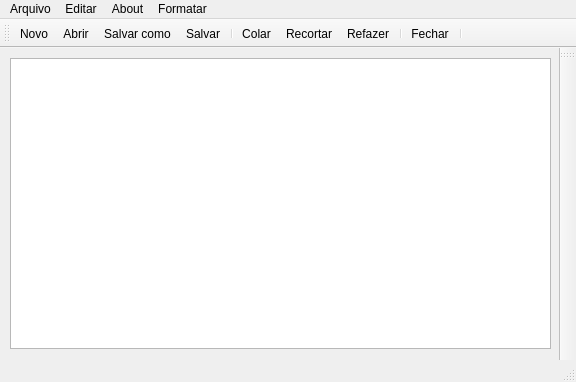
<?xml version="1.0" encoding="UTF-8"?>
<ui version="4.0">
 <class>MainWindow</class>
 <widget class="QMainWindow" name="MainWindow">
  <property name="geometry">
   <rect>
    <x>0</x>
    <y>0</y>
    <width>576</width>
    <height>382</height>
   </rect>
  </property>
  <property name="windowTitle">
   <string>MainWindow</string>
  </property>
  <widget class="QWidget" name="centralwidget">
   <widget class="QTextEdit" name="textEdit">
    <property name="geometry">
     <rect>
      <x>10</x>
      <y>10</y>
      <width>541</width>
      <height>291</height>
     </rect>
    </property>
   </widget>
  </widget>
  <widget class="QMenuBar" name="menubar">
   <property name="geometry">
    <rect>
     <x>0</x>
     <y>0</y>
     <width>576</width>
     <height>22</height>
    </rect>
   </property>
   <widget class="QMenu" name="menuArquivo">
    <property name="title">
     <string>Arquivo</string>
    </property>
    <addaction name="actionNovo"/>
    <addaction name="actionAbrir"/>
    <addaction name="separator"/>
    <addaction name="actionSalvar"/>
    <addaction name="actionSalvar_como"/>
    <addaction name="separator"/>
    <addaction name="actionFechar"/>
    <addaction name="actionImprimir"/>
   </widget>
   <widget class="QMenu" name="menuCriar">
    <property name="title">
     <string>Editar</string>
    </property>
    <addaction name="actionColar"/>
    <addaction name="actionRecortar"/>
    <addaction name="actionRefazer"/>
    <addaction name="actionDesfazer"/>
    <addaction name="actionCopiar"/>
   </widget>
   <widget class="QMenu" name="menuAbout">
    <property name="title">
     <string>About</string>
    </property>
   </widget>
   <widget class="QMenu" name="menuFormatar">
    <property name="title">
     <string>Formatar</string>
    </property>
    <addaction name="actionCor"/>
   </widget>
   <addaction name="menuArquivo"/>
   <addaction name="menuCriar"/>
   <addaction name="menuAbout"/>
   <addaction name="menuFormatar"/>
  </widget>
  <widget class="QStatusBar" name="statusbar"/>
  <widget class="QToolBar" name="toolBar">
   <property name="windowTitle">
    <string>toolBar</string>
   </property>
   <attribute name="toolBarArea">
    <enum>RightToolBarArea</enum>
   </attribute>
   <attribute name="toolBarBreak">
    <bool>false</bool>
   </attribute>
  </widget>
  <widget class="QToolBar" name="toolBar_2">
   <property name="windowTitle">
    <string>toolBar_2</string>
   </property>
   <attribute name="toolBarArea">
    <enum>TopToolBarArea</enum>
   </attribute>
   <attribute name="toolBarBreak">
    <bool>false</bool>
   </attribute>
   <addaction name="actionNovo"/>
   <addaction name="actionAbrir"/>
   <addaction name="actionSalvar_como"/>
   <addaction name="actionSalvar"/>
   <addaction name="separator"/>
   <addaction name="actionColar"/>
   <addaction name="actionRecortar"/>
   <addaction name="actionRefazer"/>
   <addaction name="separator"/>
   <addaction name="actionFechar"/>
   <addaction name="separator"/>
  </widget>
  <action name="actionNovo">
   <property name="icon">
    <iconset resource="ArquivoRecursos.qrc">
     <normaloff>:/icones/Icones/Novo/File_New_add_10247.ico</normaloff>:/icones/Icones/Novo/File_New_add_10247.ico</iconset>
   </property>
   <property name="text">
    <string>Novo</string>
   </property>
  </action>
  <action name="actionAbrir">
   <property name="icon">
    <iconset resource="ArquivoRecursos.qrc">
     <normaloff>:/icones/Icones/Abrir/open_256_icon-icons.com_76002.ico</normaloff>:/icones/Icones/Abrir/open_256_icon-icons.com_76002.ico</iconset>
   </property>
   <property name="text">
    <string>Abrir</string>
   </property>
  </action>
  <action name="actionSalvar">
   <property name="icon">
    <iconset resource="ArquivoRecursos.qrc">
     <normaloff>:/icones/Icones/Spherical Icons por Ahmad Hania/save_14706.ico</normaloff>:/icones/Icones/Spherical Icons por Ahmad Hania/save_14706.ico</iconset>
   </property>
   <property name="text">
    <string>Salvar</string>
   </property>
  </action>
  <action name="actionSalvar_como">
   <property name="icon">
    <iconset resource="ArquivoRecursos.qrc">
     <normaloff>:/icones/Icones/Spherical Icons por Ahmad Hania/save_as_14759.ico</normaloff>:/icones/Icones/Spherical Icons por Ahmad Hania/save_as_14759.ico</iconset>
   </property>
   <property name="text">
    <string>Salvar como</string>
   </property>
  </action>
  <action name="actionFechar">
   <property name="icon">
    <iconset resource="ArquivoRecursos.qrc">
     <normaloff>:/icones/Icones/Spherical Icons por Ahmad Hania/close_14776.ico</normaloff>:/icones/Icones/Spherical Icons por Ahmad Hania/close_14776.ico</iconset>
   </property>
   <property name="text">
    <string>Fechar</string>
   </property>
  </action>
  <action name="actionColar">
   <property name="icon">
    <iconset resource="ArquivoRecursos.qrc">
     <normaloff>:/icones/Icones/Colar/copy_paste_document_file_1557.ico</normaloff>:/icones/Icones/Colar/copy_paste_document_file_1557.ico</iconset>
   </property>
   <property name="text">
    <string>Colar</string>
   </property>
  </action>
  <action name="actionRecortar">
   <property name="icon">
    <iconset resource="ArquivoRecursos.qrc">
     <normaloff>:/icones/Icones/Cortar/edit_cut_scissors_10259.ico</normaloff>:/icones/Icones/Cortar/edit_cut_scissors_10259.ico</iconset>
   </property>
   <property name="text">
    <string>Recortar</string>
   </property>
  </action>
  <action name="actionRefazer">
   <property name="icon">
    <iconset resource="ArquivoRecursos.qrc">
     <normaloff>:/icones/Icones/Desfazer/undo_14749.ico</normaloff>:/icones/Icones/Desfazer/undo_14749.ico</iconset>
   </property>
   <property name="text">
    <string>Refazer</string>
   </property>
  </action>
  <action name="actionDesfazer">
   <property name="icon">
    <iconset resource="ArquivoRecursos.qrc">
     <normaloff>:/icones/Icones/Desfazer/undo_14749.ico</normaloff>:/icones/Icones/Desfazer/undo_14749.ico</iconset>
   </property>
   <property name="text">
    <string>Desfazer</string>
   </property>
  </action>
  <action name="actionCopiar">
   <property name="icon">
    <iconset resource="ArquivoRecursos.qrc">
     <normaloff>:/icones/Icones/Copiar/copy_paste_document_theuser_1579.ico</normaloff>:/icones/Icones/Copiar/copy_paste_document_theuser_1579.ico</iconset>
   </property>
   <property name="text">
    <string>Copiar</string>
   </property>
  </action>
  <action name="actionCor">
   <property name="text">
    <string>Cor</string>
   </property>
  </action>
  <action name="actionImprimir">
   <property name="icon">
    <iconset resource="ArquivoRecursos.qrc">
     <normaloff>:/icones/Icones/Impressora/Print_icon-icons.com_73705.ico</normaloff>:/icones/Icones/Impressora/Print_icon-icons.com_73705.ico</iconset>
   </property>
   <property name="text">
    <string>Imprimir</string>
   </property>
  </action>
 </widget>
 <resources>
  <include location="ArquivoRecursos.qrc"/>
 </resources>
 <connections/>
</ui>
